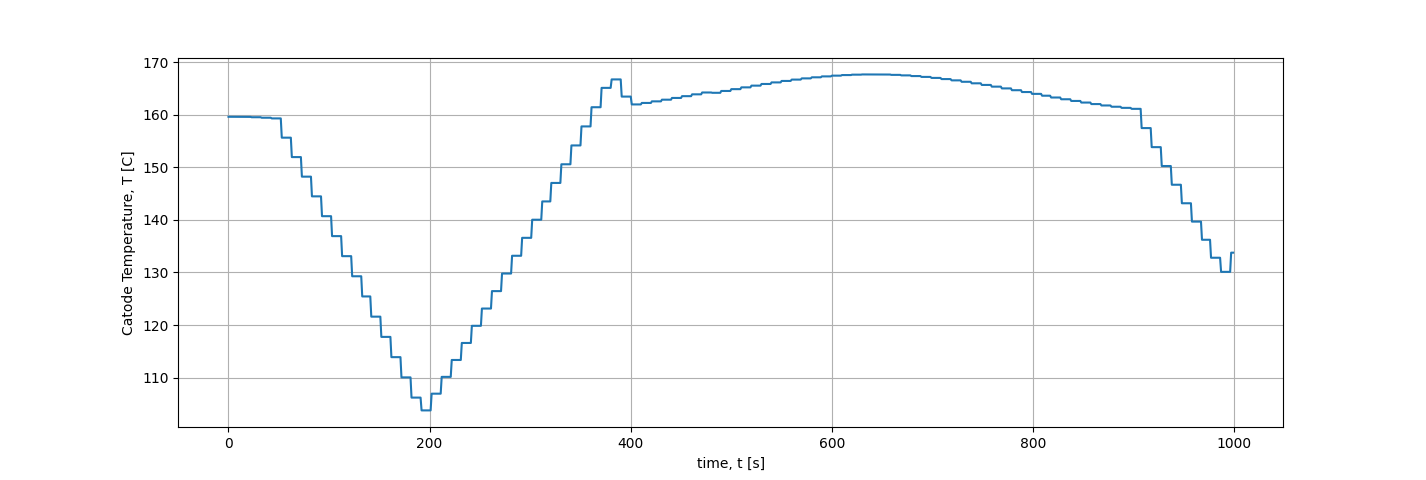

Recreate this plot in Python.
"""
Created on Wed Dec 14 22:11:37 2022

@author: alexandre
"""

import epics
import matplotlib.pyplot as plt
from time import sleep

"""
           PV Information

Object: Bar Monitor
Wed Dec 14 22:12:26 CST 2022

alexandre:cathodeTempM
======================================
DESC: Cathode Measured Temp
RTYP: calc
TYPE: DBF_DOUBLE
COUNT: 1
ACCESS: RW
IOC: localhost:5064
VALUE: 158.4
STAMP: Wed Dec 14, 2022 22:12:25.488
ALARM: NO

PRECISION: 1
HOPR: 200  LOPR: 0
"""

PV_name = "alexandre:cathodeTempM"
catodeTemp = epics.PV(PV_name)

print(" %s connected :" % PV_name, catodeTemp.connected )

catodeTempvalues =[]
for n in range(1000):
    catodeTempvalues.append(catodeTemp.get())
    print("\rcatode temperature %14.5f C" % catodeTempvalues[-1], end="")
    sleep(1)


#%%
plt.plot(catodeTempvalues)    
plt.xlabel("time, t [s]")
plt.ylabel("Catode Temperature, T [C]")
plt.grid(True)
